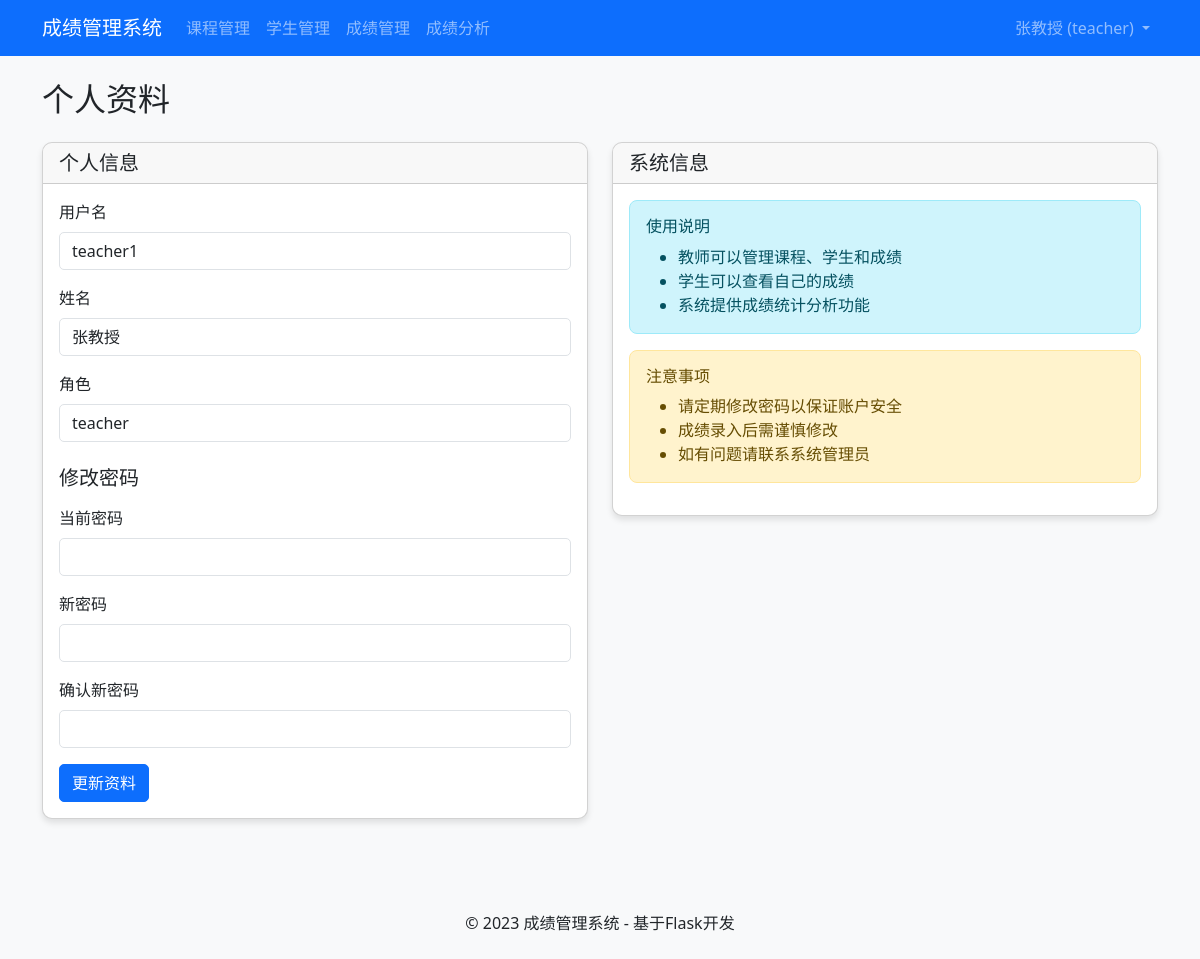
Screenshot of /profile (signed in) with the database file from the repository.
### tables this page shows
CREATE TABLE users (
        id INTEGER PRIMARY KEY AUTOINCREMENT,
        username TEXT UNIQUE NOT NULL,
        password TEXT NOT NULL,
        role TEXT NOT NULL,
        fullname TEXT
    );

### app.py (the view, shortened to what this page needs)
@app.route('/profile', methods=['GET', 'POST'])
def profile():
    if 'user_id' not in session:
        return redirect(url_for('login'))
    conn = get_db()
    c = conn.cursor()
    c.execute("SELECT * FROM users WHERE id = ?", (session['user_id'],))
    user = c.fetchone()
    conn.close()
    return render_template('profile.html', user=user)

### app.py (called while the page is built)
def get_db():
    conn = sqlite3.connect(DATABASE)
    conn.row_factory = sqlite3.Row
    return conn

### templates/profile.html (shortened to what this page needs)
{% extends "base.html" %}
{% block content %}
<h2 class="mb-4">个人资料</h2>
<div class="row">
    <div class="col-md-6">
        <div class="card">
            <div class="card-header">
                <h5 class="mb-0">个人信息</h5>
            </div>
            <div class="card-body">
                <form method="POST">
                    <div class="mb-3">
                        <label for="username" class="form-label">用户名</label>
                        <input type="text" class="form-control" id="username" value="{{ user.username }}" readonly>
                    </div>
                    <div class="mb-3">
                        <label for="fullname" class="form-label">姓名</label>
                        <input type="text" class="form-control" id="fullname" name="fullname" value="{{ user.fullname }}" required>
                    </div>
                    <div class="mb-3">
                        <label for="role" class="form-label">角色</label>
                        <input type="text" class="form-control" id="role" value="{{ user.role }}" readonly>
                    </div>
                    <h5 class="mt-4 mb-3">修改密码</h5>
                    <div class="mb-3">
                        <label for="current_password" class="form-label">当前密码</label>
                        <input type="password" class="form-control" id="current_password" name="current_password">
                    </div>
                    <div class="mb-3">
                        <label for="new_password" class="form-label">新密码</label>
                        <input type="password" class="form-control" id="new_password" name="new_password">
                    </div>
                    <div class="mb-3">
                        <label for="confirm_password" class="form-label">确认新密码</label>
                        <input type="password" class="form-control" id="confirm_password" name="confirm_password">
                    </div>
                    <button type="submit" class="btn btn-primary">更新资料</button>
                </form>
            </div>
        </div>
    </div>
    <div class="col-md-6">
        <div class="card">
            <div class="card-header">
                <h5 class="mb-0">系统信息</h5>
            </div>
            <div class="card-body">
                <div class="alert alert-info">
                    <h6>使用说明</h6>
                    <ul class="mb-0">
                        <li>教师可以管理课程、学生和成绩</li>
                        <li>学生可以查看自己的成绩</li>
                        <li>系统提供成绩统计分析功能</li>
                    </ul>
                </div>
                <div class="alert alert-warning">
                    <h6>注意事项</h6>
                    <ul class="mb-0">
                        <li>请定期修改密码以保证账户安全</li>
                        <li>成绩录入后需谨慎修改</li>
                        <li>如有问题请联系系统管理员</li>
                    </ul>
                </div>
            </div>
        </div>
    </div>
</div>
{% endblock %}

### templates/base.html (shortened to what this page needs)
<!DOCTYPE html>
<html lang="zh-CN">
<head>
    <link rel="stylesheet" href="https://cdn.jsdelivr.net/npm/bootstrap@5.3.0/dist/css/bootstrap.min.css">
    <link rel="stylesheet" href="{{ url_for('static', filename='style.css') }}">
</head>
<body>
    <nav class="navbar navbar-expand-lg navbar-dark bg-primary">
        <div class="container">
            <a class="navbar-brand" href="{{ url_for('dashboard') }}">成绩管理系统</a>
            <div class="collapse navbar-collapse" id="navbarNav">
                <ul class="navbar-nav me-auto">
                    {% if session.role == 'teacher' %}
                    <li class="nav-item">
                        <a class="nav-link" href="{{ url_for('courses') }}">课程管理</a>
                    </li>
                    <li class="nav-item">
                        <a class="nav-link" href="{{ url_for('students') }}">学生管理</a>
                    </li>
                    <li class="nav-item">
                        <a class="nav-link" href="{{ url_for('grades') }}">成绩管理</a>
                    </li>
                    <li class="nav-item">
                        <a class="nav-link" href="{{ url_for('analytics') }}">成绩分析</a>
                    </li>
                    {% else %}
                    <li class="nav-item">
                        <a class="nav-link" href="{{ url_for('grades') }}">我的成绩</a>
                    </li>
                    {% endif %}
                </ul>
                <ul class="navbar-nav">
                    <li class="nav-item dropdown">
                        <a class="nav-link dropdown-toggle" href="#" role="button" data-bs-toggle="dropdown">
                            {{ session.fullname }} ({{ session.role }})
                        </a>
                    </li>
                </ul>
            </div>
        </div>
    </nav>
    <div class="container mt-4">
        {% block content %}{% endblock %}
    </div>
    <footer class="mt-5 py-4 bg-light">
        <div class="container text-center">
            <p class="mb-0">© 2023 成绩管理系统 - 基于Flask开发</p>
        </div>
    </footer>
</body>
</html>

### static/style.css (style rules this page uses)
body { background-color: #f8f9fa; }
.card { border-radius: 10px; box-shadow: 0 4px 6px rgba(0, 0, 0, 0.1); margin-bottom: 20px; }
.card-header { border-top-left-radius: 10px !important; border-top-right-radius: 10px !important; }
.alert { border-radius: 8px; }
.btn { border-radius: 5px; }
.form-control, .form-select { border-radius: 5px; }

### rows the page displays
users: fullname "张教授", role "teacher", username "teacher1"
